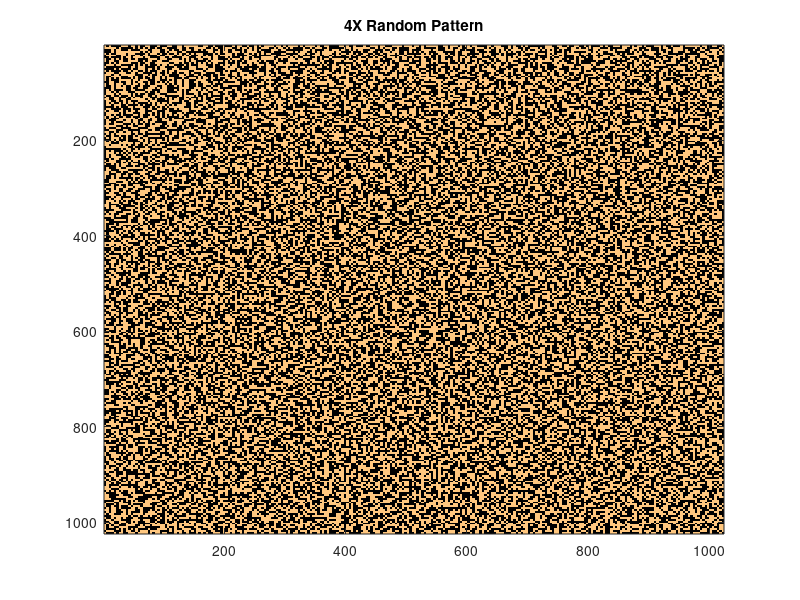
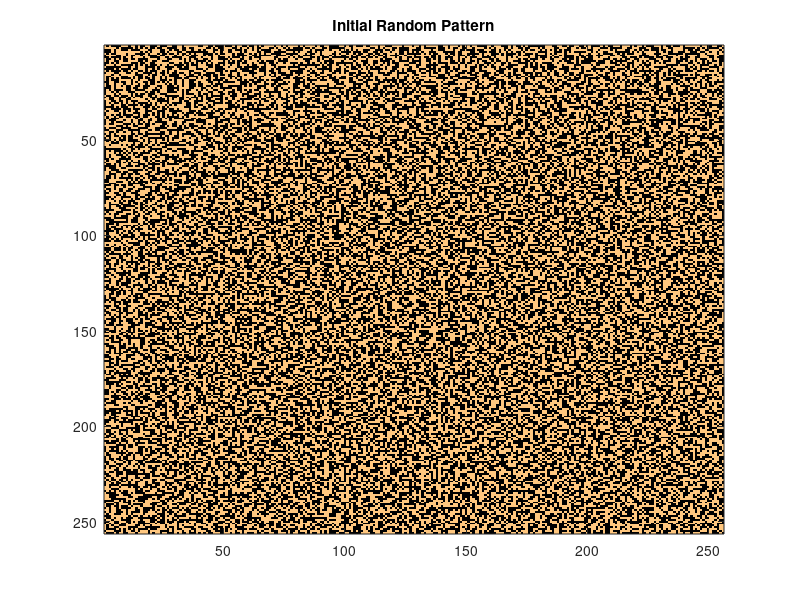

These figures' MATLAB source, in order:
clear all
close all
clc

% Dual-Prism Pattern Generator (Random Pattern)  
% Extend Single Pixel to 4 times
% CMOS pixel feature: 6.5um * 6.5um 
% Coded Aperture Mask pixel feature: (4*6.5um) * (4*6.5um) = 26um * 26um
% Code Array Size: 1024 * 1024 
% Half Clear and Half Opeque

Mat = zeros(1024);
Min = zeros(256);

A = [0 0 1 0 ...
     1 1 0 1 ...
     0 0 1 0 ...
     0 1 1 1]; % Intial Matrix


for i = 1 : 16 : 1024
    for j = 1 : 16 : 1024
 
Order = randperm(16);

Reorder = reshape(Order,4,4); % Shuffle Int Mat 

Upsample = kron(Reorder,[1,1,1,1;1,1,1,1;1,1,1,1;1,1,1,1]); % Extend 4 times

ii = floor(i/16);
jj = floor(j/16);

Min(ii*4+1:ii*4+4,jj*4+1:jj*4+4) = A(Reorder);
Mat(i:i+15,j:j+15) = A(Upsample);
    end
end 
 
figure;imagesc(Mat);colormap copper;
title('4X Random Pattern'); 
 
figure;imagesc(Min);colormap copper;
title('Initial Random Pattern'); 
 
 
 
 
 
 